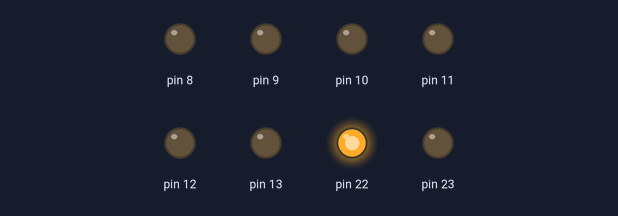
The sketch below on a simulated Arduino Uno, built with avr-gcc and run on an emulated ATmega328P. Shown: output pins drawn as LEDs (lit = HIGH).

Above: at 0.5 s.
At 2.5 s:
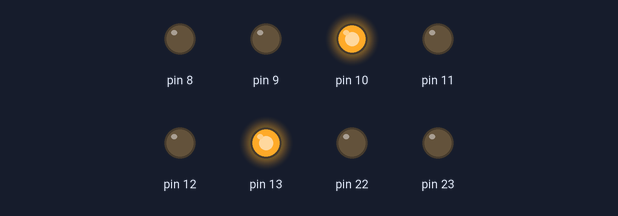
At 3.5 s:
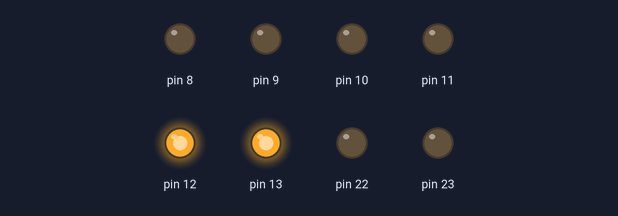
At 5.5 s:
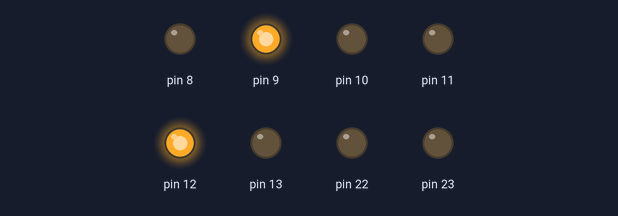
At 8.5 s:
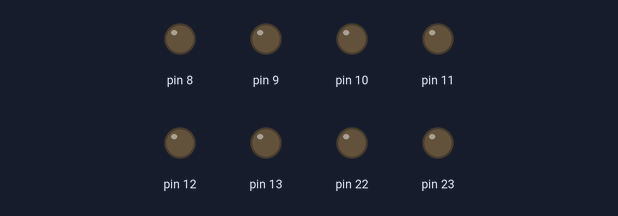
At 11.5 s:
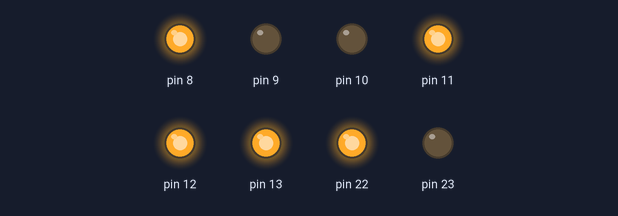
Timing chart, 0 to 13.0 s (numbered marks = the images above):
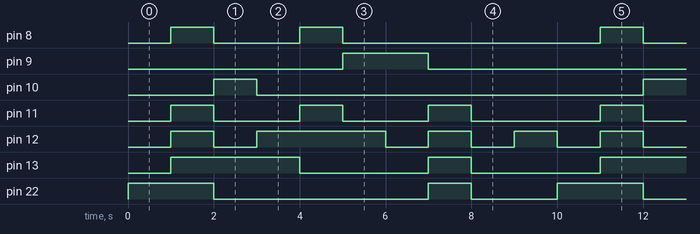

Measured:
- by itself, pin 8: repeats every 10.0 s: LOW 2.0 s, HIGH 1.0 s, LOW 6.0 s, HIGH 1.0 s
- by itself, pin 9: alternates HIGH for 2.0 s and LOW for 8.0 s
- by itself, pin 10: alternates HIGH for 1.0 s and LOW for 9.0 s
- by itself, pin 11: repeats every 10.0 s: 2 × (LOW 2.0 s, HIGH 1.0 s), LOW 3.0 s, HIGH 1.0 s
- by itself, pin 12: repeats every 10.0 s: LOW 1.0 s, HIGH 3.0 s, 3 × (LOW 1.0 s, HIGH 1.0 s)
- by itself, pin 13: repeats every 10.0 s: LOW 3.0 s, HIGH 1.0 s, LOW 3.0 s, HIGH 3.0 s
- by itself, pin 22: repeats every 10.0 s: LOW 5.0 s, HIGH 1.0 s, LOW 2.0 s, HIGH 2.0 s

The sketch:

pierwsza_liczba.ino
```cpp
void setup() {
  DDRB = 255;
  PORTB = 255;
}

int without_dot[11] = {192, 249, 164, 176, 153, 146, 130, 248, 128, 144, 255};
int with_dot[11] = {64, 121, 36, 48, 25, 18, 2, 120, 0, 16, 255};
int counter = 0;

void loop() {
  PORTB = with_dot[counter];

  counter++;
  if(counter == 10)
    counter = 0;

  delay(1000);
}
```
